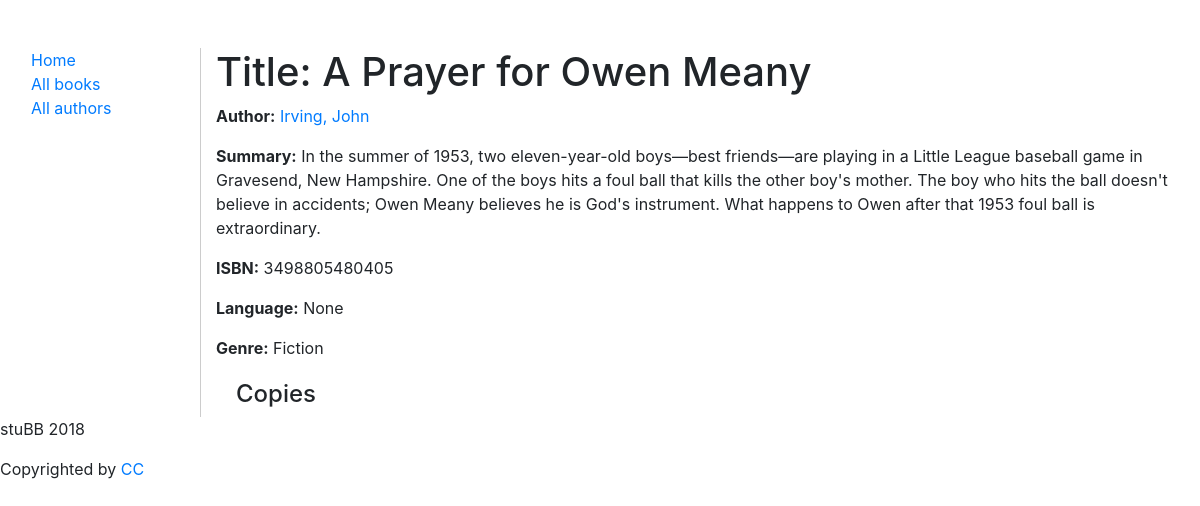
/catalog/book/8, run on the app's committed database.
### catalog/models.py (models this page shows, shortened)
class Book(models.Model):
  title = models.CharField(max_length=200)
  author = models.ForeignKey('Author', on_delete=models.SET_NULL, null=True)
  summary = models.TextField(max_length=1000, help_text="Enter a brief description of the book")
  isbn = models.CharField('ISBN', max_length=13,
                          help_text='13 Character <a href="https://www.isbn-international.org/content/what-isbn">ISBN number</a>')
  genre = models.ManyToManyField(Genre, help_text="Select a genre for this book")
  subject = models.CharField(max_length=100, null=True, blank=True)
  publisher = models.CharField(max_length=250, null=True, blank=True)
  contributor = models.CharField(max_length=200, null=True, blank=True, help_text="An entity responsible for making contributions to the content of the resource.")
  date = models.DateField(null=True, blank=True,)
  type = models.CharField(max_length=60, null=True, blank=True, help_text="Genre")
  format = models.CharField(max_length=60, null=True, blank=True, help_text="Format may include the media-type or dimensions of the resource.")
  source = models.CharField(max_length=60, null=True, blank=True)
  language = models.CharField(max_length=60, null=True, blank=True)
  relation = models.CharField(max_length=60, null=True, blank=True, help_text="A reference to a related resource.")
  coverage = models.CharField(max_length=250, null=True, blank=True, help_text="Coverage will typically include spatial location (a place name or geographic coordinates), temporal period (a period label, date, or date range) or jurisdiction (such as a named administrative entity).")
  rights = models.CharField(max_length=250, null=True, blank=True, help_text="A Rights element will contain a rights management statement for the resource, or reference a service providing such information.")
  class Meta:
    ordering = ['title']
  def display_genre(self):
    """Note: Getting the genre may not be a good idea here, because
      of the "cost" of the database operation. We're showing you how because
      calling functions in your models can be very useful for other reasons —
      for example to add a Delete link next to every item in the list."""
    """Creates a string for the Genre. This is required to display genre in Admin."""
    return ', '.join([genre.name for genre in self.genre.all()[:3]])
  display_genre.short_description = 'Genre'

class Author(models.Model):
  first_name = models.CharField(max_length=100)
  last_name = models.CharField(max_length=100)
  date_of_birth = models.DateField(null=True, blank=True)
  date_of_death = models.DateField('died', null=True, blank=True)
  class Meta:
    ordering = ["last_name", "first_name"]
  def __str__(self):
    return '{0}, {1}'.format(self.last_name, self.first_name)

class Genre(models.Model):
  name = models.CharField(max_length=200, help_text="Enter a book genre (e.g. Science Fiction, French Poetry etc.)")
  class Meta:
    ordering = ['name']
  def __str__(self):
    return self.name

### catalog/views.py (the view)
# urls.py: path('book/<int:pk>', views.BookDetailView.as_view(), name="book-detail")
class BookDetailView(generic.DetailView):
  model = Book

### catalog/templates/catalog/book_detail.html (shortened to what this page needs)
{% extends 'catalog/base.html' %}
{% block content %}
  <h1>Title: {{ book.title }}</h1>
  <p><strong>Author:</strong> <a href="">{{ book.author }}</a></p>
  <p><strong>Summary:</strong> {{ book.summary }}</p>
  <p><strong>ISBN:</strong> {{ book.isbn }}</p>
  <p><strong>Language:</strong> {{ book.language }}</p>
  <p><strong>Genre:</strong> {% for genre in book.genre.all %} {{ genre }}{% if not forloop.last %}, {% endif %}{% endfor %}</p>
  <div style="margin-left:20px;margin-top:20px">
    <h4>Copies</h4>
  </div>
{% endblock %}

### data on the page
Book: title "A Prayer for Owen Meany", author "Irving, John", summary "In the summer of 1953, two eleven-year-old boys—best friends—are playing in a Little League baseball game in Gravesend, New Hampshire. One of the boys hits a foul ball that kills the other boy's mother. The boy who hits the ball doesn't believe in accidents; Owen Meany believes he is God's instrument. What happens to Owen after that 1953 foul ball is extraordinary.", isbn "3498805480405", language "None"
Genre: name "Fiction"
